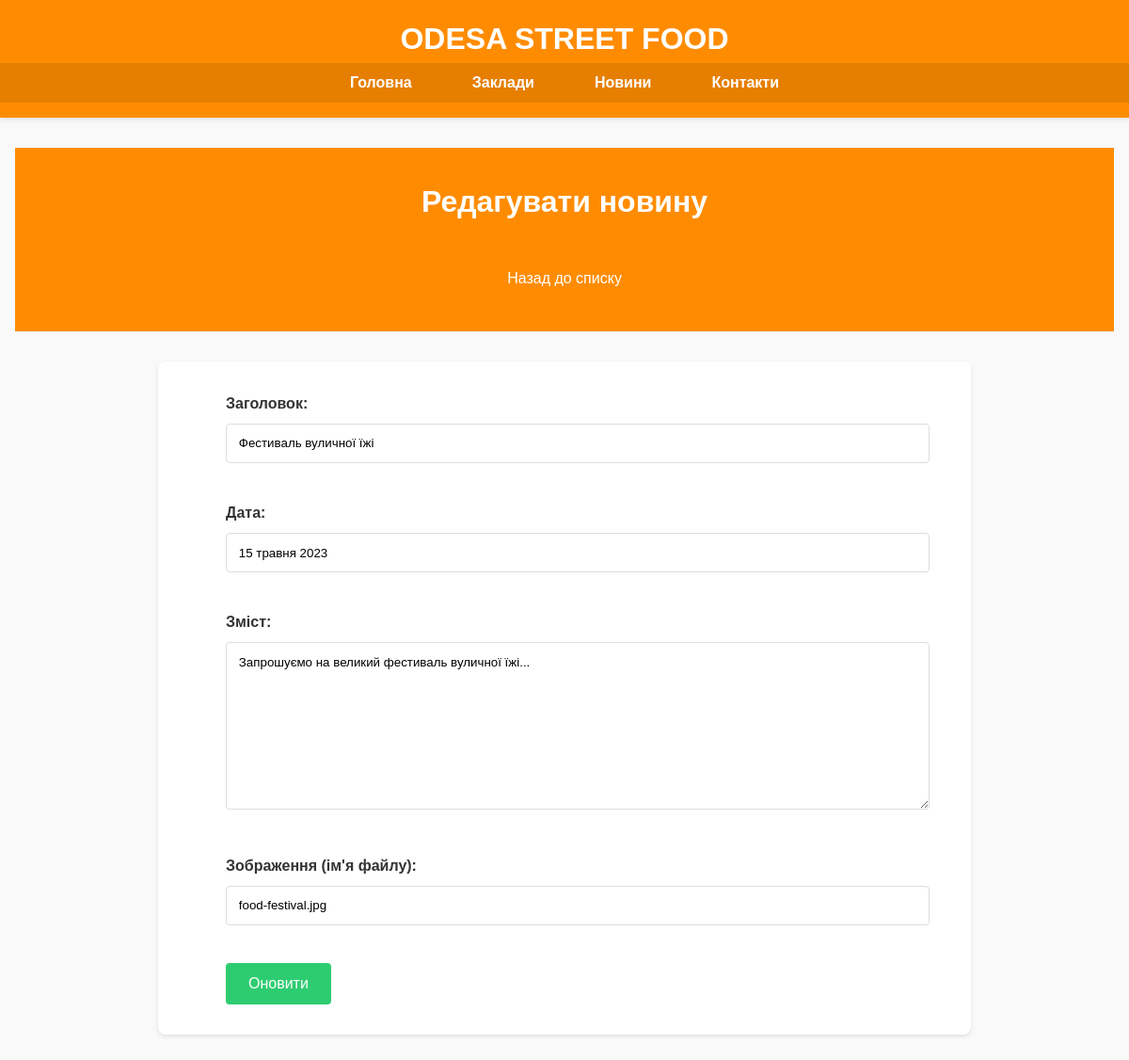
The page /admin/news/edit/1 on the database its author committed.
### tables this page shows
CREATE TABLE news
                 (
                     id
                     INTEGER
                     PRIMARY
                     KEY
                     AUTOINCREMENT,
                     title
                     TEXT
                     NOT
                     NULL,
                     date
                     TEXT
                     NOT
                     NULL,
                     content
                     TEXT
                     NOT
                     NULL,
                     image
                     TEXT
                     NOT
                     NULL
                 );

### app.py (the view, shortened to what this page needs)
@app.route('/admin/news/edit/<int:news_id>', methods=['GET', 'POST'])
def edit_news(news_id):
    conn = sqlite3.connect('news.db')
    c = conn.cursor()
    c.execute("SELECT * FROM news WHERE id=?", (news_id,))
    news_item = dict(zip(['id', 'title', 'date', 'content', 'image'], c.fetchone()))
    conn.close()
    return render_template('edit_news.html', now=datetime.now(), news_item=news_item)

### templates/edit_news.html (shortened to what this page needs)
{% extends "base_admin.html" %}
{% block content %}
<section class="admin-header">
    <h1>Редагувати новину</h1>
    <a href="{{ url_for('admin_news') }}" class="btn">Назад до списку</a>
</section>
<section class="admin-form">
    <div class="container">
        <form method="POST">
            <div class="form-group">
                <label for="title">Заголовок:</label>
                <input type="text" id="title" name="title" value="{{ news_item.title }}" required>
            </div>
            <div class="form-group">
                <label for="date">Дата:</label>
                <input type="text" id="date" name="date" value="{{ news_item.date }}" required>
            </div>
            <div class="form-group">
                <label for="content">Зміст:</label>
                <textarea id="content" name="content" rows="5" required>{{ news_item.content }}</textarea>
            </div>
            <div class="form-group">
                <label for="image">Зображення (ім'я файлу):</label>
                <input type="text" id="image" name="image" value="{{ news_item.image }}" required>
            </div>
            <button type="submit" class="btn-submit">Оновити</button>
        </form>
    </div>
</section>
{% endblock %}

### static/css/style.css (style rules this page uses)
body { font-family: 'Arial', sans-serif; margin: 0; padding: 0; line-height: 1.6; color: #333; background-color: #f9f9f9; }
.admin-header { background: #ff8c00; color: white; padding: 2rem 0; text-align: center; margin-bottom: 2rem; }
.admin-header h1 { margin: 0 0 1rem 0; font-size: 2rem; }
.admin-form { max-width: 800px; margin: 0 auto; padding: 2rem; background: white; border-radius: 8px; box-shadow: 0 2px 4px rgba(0,0,0,0.1); }
.admin-form label { display: block; margin-bottom: 0.5rem; font-weight: bold; }
.admin-form input[type="text"], .admin-form textarea { width: 100%; padding: 0.8rem; margin-bottom: 1rem; border: 1px solid #ddd; border-radius: 4px; font-family: inherit; }
.admin-form textarea { min-height: 150px; resize: vertical; }
.btn-submit { background: #2ecc71; color: white; border: none; padding: 0.8rem 1.5rem; border-radius: 4px; cursor: pointer; font-size: 1rem; transition: background 0.3s; }
.container { width: 90%; max-width: 1200px; margin: 0 auto; }
.btn { display: inline-block; background: #ff8c00; color: white; padding: 0.7rem 1.5rem; border-radius: 4px; text-decoration: none; margin-top: 1rem; transition: background 0.3s; }
.form-group { margin-bottom: 1.5rem; }
.form-group input, .form-group textarea { width: 100%; padding: 0.8rem; border: 1px solid #ddd; border-radius: 4px; font-family: inherit; }
.form-group textarea { resize: vertical; }

### rows shown on the page
news: title "Фестиваль вуличної їжі", date "15 травня 2023", content "Запрошуємо на великий фестиваль вуличної їжі...", image "food-festival.jpg"
